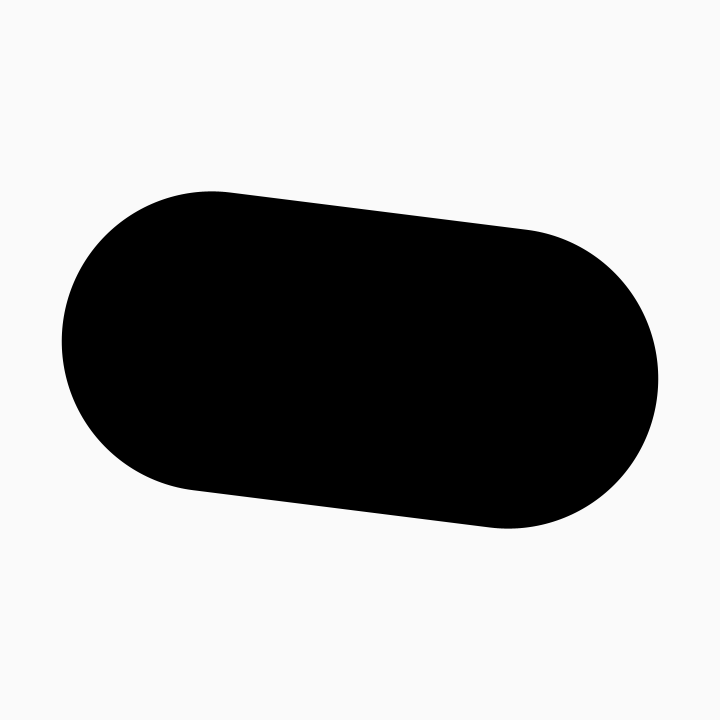
Frame 1 (no input)
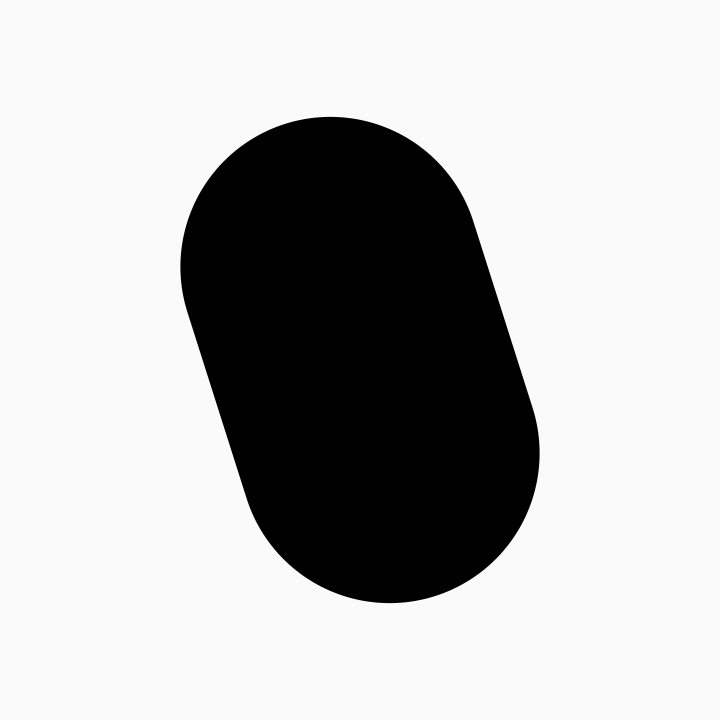
Frame 60 (the mouse pressed at the canvas centre just before this capture)
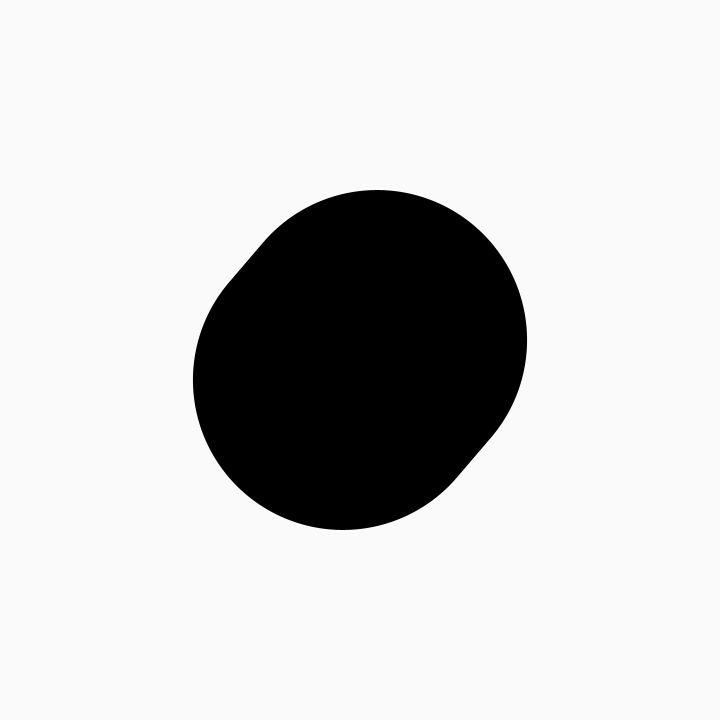
Frame 120 (the mouse held since frame 60 and released just before this capture)

The Processing sketch that drew these frames (run headless with seeded random() and noise(); from frame 60 on, the mouse is pressed at the canvas centre):

// Processing sketch: area_area
// ── area_area.pde
void setup() {
  size(720, 720);
}

void draw() {
  float time = millis()*0.001;
  background(250);
  noStroke();
  fill(0);
  //ball(width/2, height/2, 160+cos(time*1)*150, cos(time)*0.5+0.5);
  ball(width/2, height/2, 300, cos(time)*0.5+0.5);
}

void ball(float x, float y, float s, float amp) {
  float r = s*0.5;
  float area = PI*r*r;
  int res = int(max(8, (r*PI)*0.25))*2;
  float da = TWO_PI/res;
  float w = s*amp;
  //float h = 
  float ang = millis()*0.001;
  float a1;
  beginShape();
  for (int i = 0; i <= res/2; i++) {
    a1 = ang+da*i+HALF_PI;
    vertex(x+cos(a1)*r-cos(ang)*w*0.5, y+sin(a1)*r-sin(ang)*w*0.5);
  }
  for (int i = res/2; i <= res; i++) {
    a1 = ang+da*i+HALF_PI;
    vertex(x+cos(a1)*r+cos(ang)*w*0.5, y+sin(a1)*r+sin(ang)*w*0.5);
  }
  endShape(CLOSE);
}
